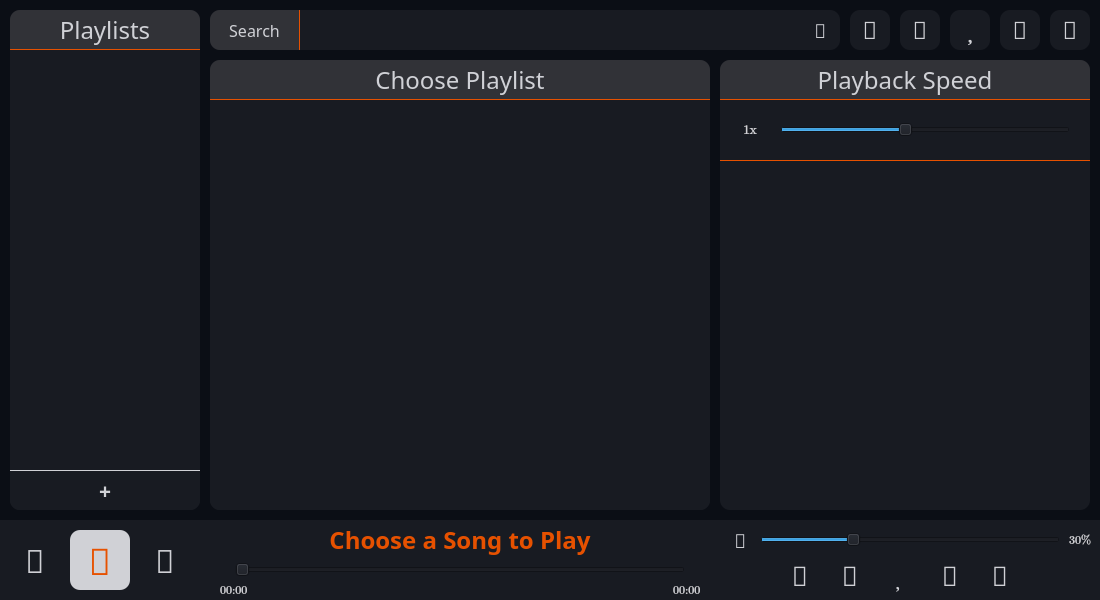
<?xml version="1.0" encoding="UTF-8"?>
<ui version="4.0">
 <class>MainWindow</class>
 <widget class="QMainWindow" name="MainWindow">
  <property name="geometry">
   <rect>
    <x>0</x>
    <y>0</y>
    <width>1100</width>
    <height>600</height>
   </rect>
  </property>
  <property name="minimumSize">
   <size>
    <width>1100</width>
    <height>600</height>
   </size>
  </property>
  <property name="maximumSize">
   <size>
    <width>1100</width>
    <height>600</height>
   </size>
  </property>
  <property name="windowTitle">
   <string>Music Player</string>
  </property>
  <property name="styleSheet">
   <string notr="true">background: #0b0e15;
color: #d0d1d6;</string>
  </property>
  <widget class="QWidget" name="centralwidget">
   <widget class="QFrame" name="playlists_frame">
    <property name="geometry">
     <rect>
      <x>10</x>
      <y>10</y>
      <width>190</width>
      <height>500</height>
     </rect>
    </property>
    <property name="styleSheet">
     <string notr="true">background: #181b22;
border: 0;
border-radius: 10px;</string>
    </property>
    <property name="frameShape">
     <enum>QFrame::Shape::StyledPanel</enum>
    </property>
    <property name="frameShadow">
     <enum>QFrame::Shadow::Raised</enum>
    </property>
    <widget class="QLabel" name="playlist_label">
     <property name="geometry">
      <rect>
       <x>0</x>
       <y>0</y>
       <width>190</width>
       <height>40</height>
      </rect>
     </property>
     <property name="font">
      <font>
       <family>Oswald</family>
       <pointsize>18</pointsize>
       <bold>false</bold>
      </font>
     </property>
     <property name="styleSheet">
      <string notr="true">color: #d0d1d6;
background: #313237;
border-radius: 0;
border-top-right-radius: 10px;
border-top-left-radius: 10px;
border: 0;
border-bottom: 1px solid #e65100;</string>
     </property>
     <property name="text">
      <string>Playlists</string>
     </property>
     <property name="alignment">
      <set>Qt::AlignmentFlag::AlignCenter</set>
     </property>
    </widget>
    <widget class="QListWidget" name="list_playlists">
     <property name="geometry">
      <rect>
       <x>10</x>
       <y>50</y>
       <width>170</width>
       <height>380</height>
      </rect>
     </property>
     <property name="font">
      <font>
       <family>Raleway</family>
      </font>
     </property>
     <property name="styleSheet">
      <string notr="true">border-radius: 10px;</string>
     </property>
     <property name="horizontalScrollBarPolicy">
      <enum>Qt::ScrollBarPolicy::ScrollBarAlwaysOff</enum>
     </property>
     <property name="editTriggers">
      <set>QAbstractItemView::EditTrigger::EditKeyPressed|QAbstractItemView::EditTrigger::SelectedClicked</set>
     </property>
     <property name="wordWrap">
      <bool>false</bool>
     </property>
     <property name="sortingEnabled">
      <bool>false</bool>
     </property>
    </widget>
    <widget class="QPushButton" name="add_playlist_button">
     <property name="geometry">
      <rect>
       <x>0</x>
       <y>460</y>
       <width>190</width>
       <height>40</height>
      </rect>
     </property>
     <property name="font">
      <font>
       <family>Font Awesome 6 Free Solid</family>
       <pointsize>16</pointsize>
       <bold>true</bold>
      </font>
     </property>
     <property name="styleSheet">
      <string notr="true">color: #d0d1d6;
border: 0;
border-top: 1px solid #d0d1d6;
border-radius: 0;
border-bottom-left-radius: 10px;
border-bottom-right-radius: 10px;</string>
     </property>
     <property name="text">
      <string>+</string>
     </property>
    </widget>
   </widget>
   <widget class="QFrame" name="controls_frame">
    <property name="geometry">
     <rect>
      <x>0</x>
      <y>520</y>
      <width>1100</width>
      <height>80</height>
     </rect>
    </property>
    <property name="styleSheet">
     <string notr="true">background: #181b22;
border: 0;</string>
    </property>
    <property name="frameShape">
     <enum>QFrame::Shape::StyledPanel</enum>
    </property>
    <property name="frameShadow">
     <enum>QFrame::Shadow::Raised</enum>
    </property>
    <widget class="QFrame" name="main_controls">
     <property name="geometry">
      <rect>
       <x>0</x>
       <y>0</y>
       <width>200</width>
       <height>80</height>
      </rect>
     </property>
     <property name="frameShape">
      <enum>QFrame::Shape::StyledPanel</enum>
     </property>
     <property name="frameShadow">
      <enum>QFrame::Shadow::Raised</enum>
     </property>
     <widget class="QPushButton" name="previous">
      <property name="geometry">
       <rect>
        <x>10</x>
        <y>20</y>
        <width>50</width>
        <height>40</height>
       </rect>
      </property>
      <property name="font">
       <font>
        <family>Font Awesome 6 Free Solid</family>
        <pointsize>24</pointsize>
        <bold>true</bold>
       </font>
      </property>
      <property name="text">
       <string></string>
      </property>
     </widget>
     <widget class="QPushButton" name="next">
      <property name="geometry">
       <rect>
        <x>140</x>
        <y>20</y>
        <width>50</width>
        <height>40</height>
       </rect>
      </property>
      <property name="font">
       <font>
        <family>Font Awesome 6 Free Solid</family>
        <pointsize>24</pointsize>
        <bold>true</bold>
       </font>
      </property>
      <property name="text">
       <string></string>
      </property>
     </widget>
     <widget class="QPushButton" name="main_button">
      <property name="geometry">
       <rect>
        <x>70</x>
        <y>10</y>
        <width>60</width>
        <height>60</height>
       </rect>
      </property>
      <property name="font">
       <font>
        <family>Font Awesome 6 Free Solid</family>
        <pointsize>28</pointsize>
        <bold>true</bold>
       </font>
      </property>
      <property name="styleSheet">
       <string notr="true">background: #d0d1d6;
border-radius: 10px;
color: #e65100;</string>
      </property>
      <property name="text">
       <string></string>
      </property>
     </widget>
    </widget>
    <widget class="QFrame" name="songname_frame">
     <property name="geometry">
      <rect>
       <x>210</x>
       <y>0</y>
       <width>500</width>
       <height>40</height>
      </rect>
     </property>
     <property name="frameShape">
      <enum>QFrame::Shape::StyledPanel</enum>
     </property>
     <property name="frameShadow">
      <enum>QFrame::Shadow::Raised</enum>
     </property>
     <widget class="QLabel" name="song_title">
      <property name="geometry">
       <rect>
        <x>0</x>
        <y>0</y>
        <width>500</width>
        <height>40</height>
       </rect>
      </property>
      <property name="font">
       <font>
        <family>Raleway ExtraBold</family>
        <pointsize>18</pointsize>
        <bold>true</bold>
       </font>
      </property>
      <property name="styleSheet">
       <string notr="true">color: #e65100;
font-weight: bold;</string>
      </property>
      <property name="text">
       <string>Choose a Song to Play</string>
      </property>
      <property name="alignment">
       <set>Qt::AlignmentFlag::AlignCenter</set>
      </property>
     </widget>
    </widget>
    <widget class="QFrame" name="timeline_frame">
     <property name="geometry">
      <rect>
       <x>210</x>
       <y>40</y>
       <width>500</width>
       <height>40</height>
      </rect>
     </property>
     <property name="frameShape">
      <enum>QFrame::Shape::StyledPanel</enum>
     </property>
     <property name="frameShadow">
      <enum>QFrame::Shadow::Raised</enum>
     </property>
     <widget class="QSlider" name="timeline">
      <property name="geometry">
       <rect>
        <x>25</x>
        <y>0</y>
        <width>450</width>
        <height>20</height>
       </rect>
      </property>
      <property name="orientation">
       <enum>Qt::Orientation::Horizontal</enum>
      </property>
     </widget>
     <widget class="QLabel" name="current_time">
      <property name="geometry">
       <rect>
        <x>10</x>
        <y>20</y>
        <width>40</width>
        <height>20</height>
       </rect>
      </property>
      <property name="font">
       <font>
        <family>Cambria Math</family>
       </font>
      </property>
      <property name="text">
       <string>00:00</string>
      </property>
     </widget>
     <widget class="QLabel" name="total_time">
      <property name="geometry">
       <rect>
        <x>463</x>
        <y>20</y>
        <width>40</width>
        <height>20</height>
       </rect>
      </property>
      <property name="font">
       <font>
        <family>Cambria Math</family>
       </font>
      </property>
      <property name="text">
       <string>00:00</string>
      </property>
     </widget>
    </widget>
    <widget class="QFrame" name="volume_frame">
     <property name="geometry">
      <rect>
       <x>720</x>
       <y>0</y>
       <width>380</width>
       <height>40</height>
      </rect>
     </property>
     <property name="frameShape">
      <enum>QFrame::Shape::StyledPanel</enum>
     </property>
     <property name="frameShadow">
      <enum>QFrame::Shadow::Raised</enum>
     </property>
     <widget class="QSlider" name="volume">
      <property name="geometry">
       <rect>
        <x>40</x>
        <y>10</y>
        <width>300</width>
        <height>20</height>
       </rect>
      </property>
      <property name="maximum">
       <number>100</number>
      </property>
      <property name="pageStep">
       <number>5</number>
      </property>
      <property name="value">
       <number>30</number>
      </property>
      <property name="orientation">
       <enum>Qt::Orientation::Horizontal</enum>
      </property>
     </widget>
     <widget class="QLabel" name="volume_value">
      <property name="geometry">
       <rect>
        <x>340</x>
        <y>0</y>
        <width>40</width>
        <height>40</height>
       </rect>
      </property>
      <property name="font">
       <font>
        <family>Cambria Math</family>
       </font>
      </property>
      <property name="text">
       <string>30%</string>
      </property>
      <property name="alignment">
       <set>Qt::AlignmentFlag::AlignCenter</set>
      </property>
     </widget>
     <widget class="QPushButton" name="volume_icon">
      <property name="geometry">
       <rect>
        <x>0</x>
        <y>0</y>
        <width>40</width>
        <height>40</height>
       </rect>
      </property>
      <property name="font">
       <font>
        <family>Font Awesome 6 Free Solid</family>
        <pointsize>14</pointsize>
        <bold>true</bold>
       </font>
      </property>
      <property name="text">
       <string></string>
      </property>
     </widget>
    </widget>
    <widget class="QFrame" name="extra_controls">
     <property name="geometry">
      <rect>
       <x>720</x>
       <y>35</y>
       <width>380</width>
       <height>40</height>
      </rect>
     </property>
     <property name="frameShape">
      <enum>QFrame::Shape::StyledPanel</enum>
     </property>
     <property name="frameShadow">
      <enum>QFrame::Shadow::Raised</enum>
     </property>
     <widget class="QPushButton" name="add_favourite">
      <property name="geometry">
       <rect>
        <x>160</x>
        <y>0</y>
        <width>40</width>
        <height>40</height>
       </rect>
      </property>
      <property name="font">
       <font>
        <family>Font Awesome 6 Free Regular</family>
        <pointsize>20</pointsize>
        <bold>false</bold>
       </font>
      </property>
      <property name="styleSheet">
       <string notr="true">border: 0;</string>
      </property>
      <property name="text">
       <string></string>
      </property>
     </widget>
     <widget class="QPushButton" name="loop">
      <property name="geometry">
       <rect>
        <x>260</x>
        <y>0</y>
        <width>40</width>
        <height>40</height>
       </rect>
      </property>
      <property name="font">
       <font>
        <family>Font Awesome 6 Free Regular</family>
        <pointsize>20</pointsize>
        <bold>false</bold>
       </font>
      </property>
      <property name="styleSheet">
       <string notr="true">border: 0;</string>
      </property>
      <property name="text">
       <string></string>
      </property>
     </widget>
     <widget class="QPushButton" name="autoplay">
      <property name="geometry">
       <rect>
        <x>210</x>
        <y>0</y>
        <width>40</width>
        <height>40</height>
       </rect>
      </property>
      <property name="font">
       <font>
        <family>Font Awesome 6 Free Regular</family>
        <pointsize>20</pointsize>
        <bold>false</bold>
       </font>
      </property>
      <property name="styleSheet">
       <string notr="true">border: 0;</string>
      </property>
      <property name="text">
       <string></string>
      </property>
     </widget>
     <widget class="QPushButton" name="minus_5s">
      <property name="geometry">
       <rect>
        <x>60</x>
        <y>0</y>
        <width>40</width>
        <height>40</height>
       </rect>
      </property>
      <property name="font">
       <font>
        <family>Font Awesome 6 Free Solid</family>
        <pointsize>20</pointsize>
        <bold>true</bold>
       </font>
      </property>
      <property name="styleSheet">
       <string notr="true">border: 0;</string>
      </property>
      <property name="text">
       <string></string>
      </property>
     </widget>
     <widget class="QPushButton" name="plus_5s">
      <property name="geometry">
       <rect>
        <x>110</x>
        <y>0</y>
        <width>40</width>
        <height>40</height>
       </rect>
      </property>
      <property name="font">
       <font>
        <family>Font Awesome 6 Free Solid</family>
        <pointsize>20</pointsize>
        <bold>true</bold>
       </font>
      </property>
      <property name="styleSheet">
       <string notr="true">border: 0;</string>
      </property>
      <property name="text">
       <string></string>
      </property>
     </widget>
    </widget>
   </widget>
   <widget class="QFrame" name="search_frame">
    <property name="geometry">
     <rect>
      <x>210</x>
      <y>10</y>
      <width>630</width>
      <height>40</height>
     </rect>
    </property>
    <property name="styleSheet">
     <string notr="true">border: 0;
background: #181b22;
border-radius: 10px;</string>
    </property>
    <property name="frameShape">
     <enum>QFrame::Shape::StyledPanel</enum>
    </property>
    <property name="frameShadow">
     <enum>QFrame::Shadow::Raised</enum>
    </property>
    <widget class="QLabel" name="searc_label">
     <property name="geometry">
      <rect>
       <x>0</x>
       <y>0</y>
       <width>90</width>
       <height>40</height>
      </rect>
     </property>
     <property name="font">
      <font>
       <family>Oswald</family>
       <pointsize>12</pointsize>
      </font>
     </property>
     <property name="styleSheet">
      <string notr="true">border: 0;
border-radius: 0;
border-top-left-radius: 10px;
border-bottom-left-radius: 10px;
color: #d0d1d6;
background: #313237;
border: 0;
border-right: 1px solid #e65100;</string>
     </property>
     <property name="text">
      <string>Search</string>
     </property>
     <property name="alignment">
      <set>Qt::AlignmentFlag::AlignCenter</set>
     </property>
    </widget>
    <widget class="QLineEdit" name="searchbox">
     <property name="geometry">
      <rect>
       <x>100</x>
       <y>0</y>
       <width>490</width>
       <height>40</height>
      </rect>
     </property>
     <property name="font">
      <font>
       <family>Raleway</family>
       <pointsize>12</pointsize>
      </font>
     </property>
     <property name="styleSheet">
      <string notr="true">color: #d0d1d6;</string>
     </property>
    </widget>
    <widget class="QPushButton" name="clear_search">
     <property name="geometry">
      <rect>
       <x>595</x>
       <y>0</y>
       <width>30</width>
       <height>40</height>
      </rect>
     </property>
     <property name="font">
      <font>
       <family>Font Awesome 6 Free Solid</family>
       <pointsize>14</pointsize>
       <bold>true</bold>
      </font>
     </property>
     <property name="text">
      <string></string>
     </property>
    </widget>
   </widget>
   <widget class="QFrame" name="current_playlist_frame">
    <property name="geometry">
     <rect>
      <x>210</x>
      <y>60</y>
      <width>500</width>
      <height>450</height>
     </rect>
    </property>
    <property name="font">
     <font>
      <pointsize>16</pointsize>
     </font>
    </property>
    <property name="styleSheet">
     <string notr="true">border: 0;
border-radius: 10px;
background: #181b22;</string>
    </property>
    <property name="frameShape">
     <enum>QFrame::Shape::StyledPanel</enum>
    </property>
    <property name="frameShadow">
     <enum>QFrame::Shadow::Raised</enum>
    </property>
    <widget class="QListWidget" name="songlist">
     <property name="geometry">
      <rect>
       <x>10</x>
       <y>50</y>
       <width>480</width>
       <height>380</height>
      </rect>
     </property>
     <property name="font">
      <font>
       <family>Raleway</family>
       <pointsize>16</pointsize>
      </font>
     </property>
     <property name="styleSheet">
      <string notr="true">border-radius: 10px;</string>
     </property>
    </widget>
    <widget class="QPushButton" name="playlist_name">
     <property name="geometry">
      <rect>
       <x>0</x>
       <y>0</y>
       <width>500</width>
       <height>40</height>
      </rect>
     </property>
     <property name="font">
      <font>
       <family>Oswald</family>
       <pointsize>18</pointsize>
      </font>
     </property>
     <property name="styleSheet">
      <string notr="true">background: #313237;
color: #d0d1d6;
border-radius: 0;
border-top-left-radius: 10px;
border-top-right-radius: 10px;
border: 0;
border-bottom: 1px solid #e65100;</string>
     </property>
     <property name="text">
      <string>Choose Playlist</string>
     </property>
    </widget>
    <widget class="QLabel" name="index_songs">
     <property name="geometry">
      <rect>
       <x>0</x>
       <y>430</y>
       <width>500</width>
       <height>20</height>
      </rect>
     </property>
     <property name="font">
      <font>
       <family>Cambria Math</family>
       <pointsize>8</pointsize>
      </font>
     </property>
     <property name="text">
      <string/>
     </property>
     <property name="alignment">
      <set>Qt::AlignmentFlag::AlignCenter</set>
     </property>
    </widget>
   </widget>
   <widget class="QPushButton" name="settings">
    <property name="geometry">
     <rect>
      <x>1050</x>
      <y>10</y>
      <width>40</width>
      <height>40</height>
     </rect>
    </property>
    <property name="font">
     <font>
      <family>Font Awesome 6 Free Solid</family>
      <pointsize>18</pointsize>
      <bold>true</bold>
     </font>
    </property>
    <property name="styleSheet">
     <string notr="true">border: 0;
border-radius: 10px;
background: #181b22;
color: #d0d1d6</string>
    </property>
    <property name="text">
     <string></string>
    </property>
   </widget>
   <widget class="QPushButton" name="open_file">
    <property name="geometry">
     <rect>
      <x>1000</x>
      <y>10</y>
      <width>40</width>
      <height>40</height>
     </rect>
    </property>
    <property name="font">
     <font>
      <family>Font Awesome 6 Free Solid</family>
      <pointsize>18</pointsize>
      <bold>true</bold>
     </font>
    </property>
    <property name="styleSheet">
     <string notr="true">border: 0;
border-radius: 10px;
background: #181b22;
color: #d0d1d6</string>
    </property>
    <property name="text">
     <string></string>
    </property>
   </widget>
   <widget class="QPushButton" name="favourties">
    <property name="geometry">
     <rect>
      <x>950</x>
      <y>10</y>
      <width>40</width>
      <height>40</height>
     </rect>
    </property>
    <property name="font">
     <font>
      <family>Font Awesome 6 Free Solid</family>
      <pointsize>18</pointsize>
      <bold>true</bold>
     </font>
    </property>
    <property name="styleSheet">
     <string notr="true">border: 0;
border-radius: 10px;
background: #181b22;
color: #d0d1d6</string>
    </property>
    <property name="text">
     <string></string>
    </property>
   </widget>
   <widget class="QPushButton" name="youtube">
    <property name="geometry">
     <rect>
      <x>900</x>
      <y>10</y>
      <width>40</width>
      <height>40</height>
     </rect>
    </property>
    <property name="font">
     <font>
      <family>Font Awesome 6 Free Solid</family>
      <pointsize>18</pointsize>
      <bold>true</bold>
     </font>
    </property>
    <property name="styleSheet">
     <string notr="true">border: 0;
border-radius: 10px;
background: #181b22;
color: #d0d1d6</string>
    </property>
    <property name="text">
     <string></string>
    </property>
   </widget>
   <widget class="QFrame" name="additional_controls">
    <property name="geometry">
     <rect>
      <x>720</x>
      <y>60</y>
      <width>370</width>
      <height>450</height>
     </rect>
    </property>
    <property name="font">
     <font>
      <pointsize>16</pointsize>
     </font>
    </property>
    <property name="styleSheet">
     <string notr="true">border: 0;
border-radius: 10px;
background: #181b22;</string>
    </property>
    <property name="frameShape">
     <enum>QFrame::Shape::StyledPanel</enum>
    </property>
    <property name="frameShadow">
     <enum>QFrame::Shadow::Raised</enum>
    </property>
    <widget class="QLabel" name="label">
     <property name="geometry">
      <rect>
       <x>0</x>
       <y>0</y>
       <width>370</width>
       <height>40</height>
      </rect>
     </property>
     <property name="font">
      <font>
       <family>Oswald</family>
       <pointsize>18</pointsize>
      </font>
     </property>
     <property name="styleSheet">
      <string notr="true">border-radius: 0;
border-top-left-radius: 10px;
border-top-right-radius: 10px;
background: #313237;
border: 0;
border-bottom: 1px solid #e65100;</string>
     </property>
     <property name="text">
      <string>Playback Speed</string>
     </property>
     <property name="alignment">
      <set>Qt::AlignmentFlag::AlignCenter</set>
     </property>
    </widget>
    <widget class="QSlider" name="playback_speed">
     <property name="geometry">
      <rect>
       <x>60</x>
       <y>50</y>
       <width>290</width>
       <height>40</height>
      </rect>
     </property>
     <property name="minimum">
      <number>25</number>
     </property>
     <property name="maximum">
      <number>200</number>
     </property>
     <property name="value">
      <number>100</number>
     </property>
     <property name="orientation">
      <enum>Qt::Orientation::Horizontal</enum>
     </property>
    </widget>
    <widget class="QPushButton" name="speed_value">
     <property name="geometry">
      <rect>
       <x>10</x>
       <y>50</y>
       <width>40</width>
       <height>40</height>
      </rect>
     </property>
     <property name="font">
      <font>
       <family>Cambria Math</family>
       <pointsize>10</pointsize>
      </font>
     </property>
     <property name="text">
      <string>1x</string>
     </property>
    </widget>
    <widget class="QLabel" name="label_2">
     <property name="geometry">
      <rect>
       <x>0</x>
       <y>100</y>
       <width>370</width>
       <height>1</height>
      </rect>
     </property>
     <property name="styleSheet">
      <string notr="true">background: #e65100;</string>
     </property>
     <property name="text">
      <string/>
     </property>
    </widget>
   </widget>
   <widget class="QPushButton" name="hide">
    <property name="geometry">
     <rect>
      <x>850</x>
      <y>10</y>
      <width>40</width>
      <height>40</height>
     </rect>
    </property>
    <property name="font">
     <font>
      <family>Font Awesome 6 Free Solid</family>
      <pointsize>18</pointsize>
      <bold>true</bold>
     </font>
    </property>
    <property name="styleSheet">
     <string notr="true">border: 0;
border-radius: 10px;
background: #181b22;
color: #d0d1d6</string>
    </property>
    <property name="text">
     <string></string>
    </property>
   </widget>
  </widget>
 </widget>
 <resources/>
 <connections/>
</ui>
